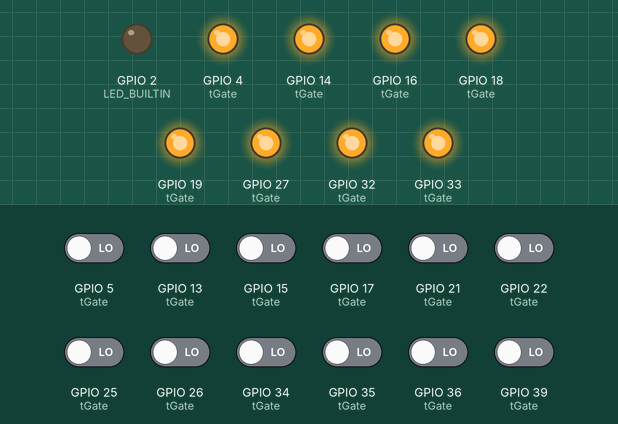
Recording of a sketch running on a simulated ESP32. On the bench: output pins drawn as LEDs (lit = HIGH). Inputs (shaded band) come from the test bench; at power-on: GPIO 5 (tGate), GPIO 13 (tGate), GPIO 15 (tGate), GPIO 17 (tGate), GPIO 21 (tGate), GPIO 22 (tGate), GPIO 25 (tGate), GPIO 26 (tGate), GPIO 34 (tGate), GPIO 35 (tGate), GPIO 36 (tGate), GPIO 39 (tGate) LOW. WiFi joins after 1.5 s; servers stay silent unless stated; what the sketch prints to the serial monitor is not drawn.

Above: at 1.2 s.
Timing chart, 0 to 10.4 s (numbered marks = the images above):
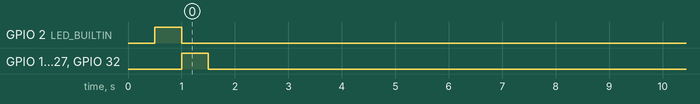

Measured:
- by itself, GPIO 16 (tGate), GPIO 19 (tGate), GPIO 27 (tGate), GPIO 32 (tGate): LOW → HIGH at 1.0 s, → LOW 0.50 s later

The sketch:

Cliente_ESP32_USB0.ino
```cpp
#include <Arduino.h>
/*
   v1.1.1.5
   Cliente
   ESP32
   /dev/ttyUSB0
   /COM4
*/

#include <WiFi.h>
#define DEBOUNCE_INTERVAL 100 //intervalo em milissegundos em que o botão pode ser pressionado novamente
#define TICKET_GATE_TIMEOUT 5000 //tempo no qual a catraca fica liberada após ser aberta
#define GREEN 1
#define RED 0
#define DELAY_CONNECT 1000
#define DELAY_TEST_WIFI 200
#define DELAY_RECONNECT 5000

const char* CONNECTED_CL = "cn";
const char RESERVE = 'v';
const char ADD = 'a';
const char CANCEL_ENTRY = 'c';
const char REMOVE = 'm';

bool back2Online = false;

struct TicketGate {
  const uint8_t PIN_BTN_CHECK;
  const uint8_t PIN_BTN_TICKET_GATE;
  const uint8_t PIN_EXIT;
  const uint8_t PIN_LED_GREEN;
  const uint8_t PIN_LED_RED;
  bool checkState;
  bool ticketGateState;
  bool exitState;
  int timeout;
  bool state;
};

TicketGate tGate[] = {
  {15, 22, 35, 4, 16},
  {13, 21, 34, 14, 27},
  {26, 25, 39, 33, 32},
  {17, 5, 36, 18, 19}
};
const char* ssid     = "NodeMCU_AP";
const char* password = "pa$$word";

const char* host = "192.168.4.1";
const uint16_t port = 555;

void setupPins();
void setupWifi();
bool sendPayload(String message);
void setLedColor(int ledId, bool ledState);
void opTicketGate(int tGateID);
void confirmTicketGate(int tGateID);
void timeoutTicketGate(int tGateID);
void exitTicketGate(int tGateID);
void ledBlink();
void changeAllLeds2Red();
bool testWifiConnection();
void wifiReconnect();
void systemOffline();

void setup() {
  Serial.begin(115200);
  Serial.println("Iniciando...");
  setupPins();
  changeAllLeds2Red();
  setupWifi();//Estabelece conexão com o AP
  if (testWifiConnection()) {
    sendPayload(CONNECTED_CL);//Envia a primeira mensagem para o servidor
    digitalWrite(LED_BUILTIN, LOW);
  }
}

void loop() {
  while (!testWifiConnection()) {
    systemOffline();
    wifiReconnect();
    back2Online = true;
  }
  if (back2Online) {
    changeAllLeds2Red();
    back2Online = false;
  }
  bool buttonState;
  static unsigned long delayButtonCheck[4] = {0, 0, 0, 0};
  static unsigned long delayButtonTGate[4] = {0, 0, 0, 0};
  static unsigned long delayButtonExit[4] = {0, 0, 0, 0};

  for (int i = 0; i < 4; i++) {
    if ((millis() - delayButtonCheck[i]) > DEBOUNCE_INTERVAL) {
      buttonState = !digitalRead(tGate[i].PIN_BTN_CHECK);/*se o botão estiver pressionado, retorna LOW*/
      if (buttonState) {
        delayButtonCheck[i] = millis();
        if (buttonState != tGate[i].checkState) { //Se o botão de CHECK for pressionado, executar esse bloco
          if (tGate[i].state == 0)
            opTicketGate(i);
        }
        tGate[i].checkState = true;
      }
      tGate[i].checkState = buttonState;
    }
    if ((millis() - delayButtonTGate[i]) > DEBOUNCE_INTERVAL) {
      buttonState = !digitalRead(tGate[i].PIN_BTN_TICKET_GATE);/*se o botão estiver pressionado, retorna LOW*/
      if (buttonState) {
        delayButtonTGate[i] = millis();
        if (buttonState != tGate[i].ticketGateState) { //Se o botão de TICKET_GATE for pressionado, executar esse bloco
          if (tGate[i].state == 1)
            confirmTicketGate(i);
        }
        tGate[i].ticketGateState = true;
      }
      tGate[i].ticketGateState = buttonState;
    }
    if ((millis() - delayButtonExit[i]) > DEBOUNCE_INTERVAL) {
      buttonState = digitalRead(tGate[i].PIN_EXIT);/*se o botão estiver pressionado, retorna HIGH*/
      if (buttonState) {
        delayButtonExit[i] = millis();
        if (buttonState != tGate[i].exitState) { //Se o botão de EXIT for pressionado, executar esse bloco
          exitTicketGate(i);
        }
        tGate[i].exitState = true;
      }
      tGate[i].exitState = buttonState;
    }
    timeoutTicketGate(i);
  }
  //delay(1);
}

void setupPins() {
  for (int i = 0; i < 4; i++) {
    pinMode(tGate[i].PIN_BTN_CHECK, INPUT);
    pinMode(tGate[i].PIN_BTN_TICKET_GATE, INPUT);
    pinMode(tGate[i].PIN_EXIT, INPUT);
    pinMode(tGate[i].PIN_LED_GREEN, OUTPUT);
    pinMode(tGate[i].PIN_LED_RED, OUTPUT);
  }
  pinMode(LED_BUILTIN, OUTPUT);
}

void setupWifi() {
  WiFi.mode(WIFI_STA);
  WiFi.begin(ssid, password);
  Serial.print("Conectando ao Wifi");
  unsigned long WifiTimeOut = millis();
  while (WiFi.status() != WL_CONNECTED && millis() - WifiTimeOut < DELAY_CONNECT) {
    delay(500);
    digitalWrite(LED_BUILTIN, !digitalRead(LED_BUILTIN));
    Serial.print(".");
  }
  if (WiFi.status() == WL_CONNECTED) {
    Serial.println();
    Serial.println(F("Wifi conectado"));
    Serial.println(F("endereço IP: "));
    Serial.println(WiFi.localIP());
  }
  else {
    Serial.println();
    Serial.println("Tempo de conexão WiFi excedido.");
    testWifiConnection();
  }
}

bool sendPayload(String message) {
  ledBlink();
  String serverResponse = "";
  if (message == "")
    return false;
  // A classe WiFiClient é utilizada para criar conexões TCP
  WiFiClient _client;
  if (!_client.connect(host, port)) {
    Serial.println(F("<< falha na conexão"));
    delay(5000);
    return false;
  }
  //A mensagem é enviada para o servidor caso haja conexão
  if (_client.connected()) {
    _client.print(message);//Somente 1 mensagem por conexão
  }
  //aguarda os dados ficarem disponíveis
  unsigned long timeout = millis();
  while (_client.available() == 0) {
    if (millis() - timeout > 5000) {
      Serial.println(F(">>> Tempo de conexão excedido!"));
      _client.stop();
      delay(3000);
      return false;
    }
  }
  //Lê todas as linhas da resposta do servidor
  while (_client.available()) {
    char character = static_cast<char>(_client.read());
    serverResponse += character;
  }
  Serial.println(serverResponse);
  _client.stop();
  if (serverResponse == "release" || serverResponse == "removed")
    return true;
  return false;
}

void setLedColor(int ledId, bool ledState) {
  tGate[ledId].state = ledState;
  digitalWrite(tGate[ledId].PIN_LED_GREEN, !ledState);
  digitalWrite(tGate[ledId].PIN_LED_RED, ledState);
}

void opTicketGate(int tGateID) {
  if (sendPayload(String(tGateID) + RESERVE)) {
    setLedColor(tGateID, GREEN);
    tGate[tGateID].timeout = millis();
  }
}

void timeoutTicketGate(int tGateID) {
  if (tGate[tGateID].state == 1) { //Se estiver aberto
    if ((millis() - tGate[tGateID].timeout) > TICKET_GATE_TIMEOUT) {
      setLedColor(tGateID, RED);
      sendPayload(String(tGateID) + String(CANCEL_ENTRY));//avisar o servidor que o portão não foi usado (adiciona 1 vaga livre)
    }
  }
}

void confirmTicketGate(int tGateID) {
  sendPayload(String(tGateID) + ADD);
  setLedColor(tGateID, RED);
}

void exitTicketGate(int tGateID) {
  sendPayload(String(tGateID) + REMOVE);//avisar o servidor que uma pessoa saiu (adiciona 1 vaga livre)
}

void ledBlink() {
  digitalWrite(LED_BUILTIN, HIGH);
  delay(1);
  digitalWrite(LED_BUILTIN, LOW);
}

void changeAllLeds2Red() {
  for (int i = 0; i < 4; i++) {
    digitalWrite(tGate[i].PIN_LED_GREEN, HIGH);
    digitalWrite(tGate[i].PIN_LED_RED, LOW);
  }
}

bool testWifiConnection() {
  static unsigned long delayIsConnected = 0;
  static bool wifiConnected = false;
  if (millis() - delayIsConnected > DELAY_TEST_WIFI) {
    if (WiFi.status() == WL_CONNECTED)
      wifiConnected = true;
    else
      wifiConnected = false;
    delayIsConnected = millis();
  }
  return wifiConnected;
}

void wifiReconnect() {
  static unsigned long delayReconnect = 0;
  if (millis() - delayReconnect > DELAY_RECONNECT) {
    Serial.println(F("Tentando se reconectar ao wifi.."));
    WiFi.reconnect();
    delayReconnect = millis();
  }
}

void systemOffline() {
  static unsigned long delayBlink = 0;
  if (millis() - delayBlink > 500) {
    for (int i = 0; i < 4; i++) {
      digitalWrite(tGate[i].PIN_LED_GREEN, HIGH);
      digitalWrite(tGate[i].PIN_LED_RED, !digitalRead(tGate[i].PIN_LED_RED));
    }
    delayBlink = millis();
  }
}
```
